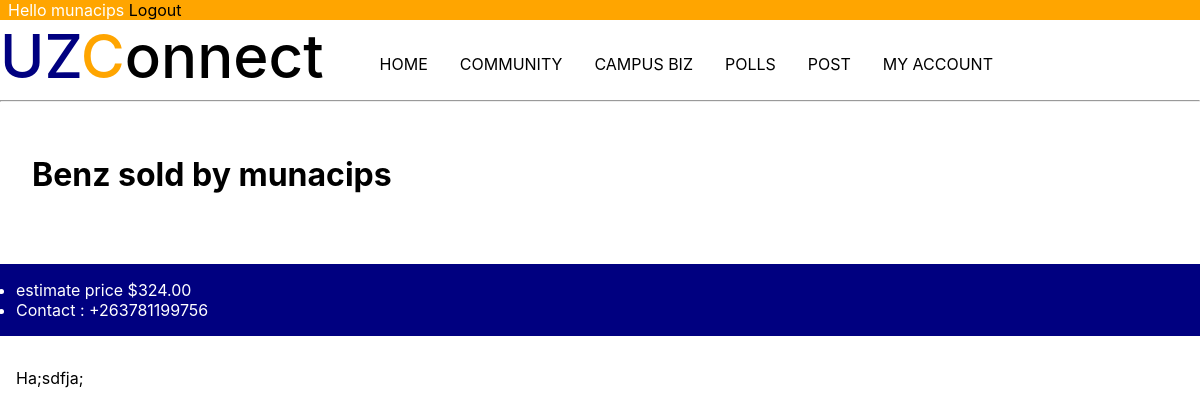
The app's page /biz/gooddetails/1/ (signed in) with its own data.
### biz/models.py (models this page shows)
class Good(models.Model):
    good = models.CharField(max_length=100)
    estimate_prize = models.DecimalField(max_digits=15,decimal_places=2)
    provider = models.ForeignKey(Account,on_delete=models.CASCADE)
    phone_or_whatsapp_number = models.IntegerField()
    description = models.TextField()
    feature_pic = models.ImageField(upload_to='biz/pics/')
    date_added = models.DateTimeField(auto_now_add=True)
    def __str__(self):
        return self.good + " sold by " + self.provider.user.username

### community/models.py (models this page shows, shortened)
class Account(models.Model):
    PROGRAM = [
        ('aa','HVCDAM'),
        ('ab','HDCS'),
        ('ac','HANRE'),
        ('ad','HAI'),
        ('ae','HPPST'),
        ('af','HHPS'),
        ('ag','HCISS'),
        ('ah','HLPNS'),
        ('ai','HLIGC'),
        ('aj','HRSLPE'),
        ('aj','HMDST'),
        ('ak','HSSLM'),
        ('al','HWWMS'),
        ('am','HAEMS'),
        ('an','HCSRL'),
        ('ao','HAEST'),
        ('ap','HAEDMS'),
        ('aq','HFE'),
        ('ar','HWRIE'),
        ('as','HAPPDSE'),
        ('at','HFTRP'),
        ('au','HMMP'),
        ('av','HMMC'),
        ('aw','HLLIE'),
        ('ax','HMCTI'),
        ('ay','HMHT'),
        ('az','HPEHD'),
        ('ba','HRLDS'),
        ('bb','HAHKS'),
        ('bc','HASHD'),
        ('bd','DAH'),
        ('be','HIA'),
        ('bf','BAHEH'),
        ('bg','HHWS'),
        ('bh','HCDA'),
        ('bi','HJMB'),
        ('bj','HCPST'),
        ('bk','HRRDM'),
        ('bl','HPSACCF'),
        ('bm','HFORACC'),
        ('bn','HACCN'),
        ('bo','HFCSDA'),
        ('bp','HFISMGT'),
        ('bq','HARMGT'),
        ('br','HLHM'),
        ('bs','HCAHC'),
        ('bt','HITMI'),
        ('bu','HBED'),
        ('bv','HCM'),
        ('bw','HBMSDA'),
        ('bx','HBMI'),
        ('by','HDBANK'),
        ('bz','HPRM'),
        ('ca','HSCM'),
        ('cb','HECD'),
        ('cc','HBIE'),
        ('ca','HFET'),
        ('cb','HCOE'),
        ('cc','HET'),
        ('cd','HCF'),
        ('ce','HNE'),
        ('cf','HDS'),
        ('cg','HCE'),
        ('ch','HHE'),
        ('ci','HSE'),
        ('cj','HCS'),
        ('ck','HAI'),
        ('cl','HCC'),
        ('cm','HAUD'),
        ('cn','HPM'),
        ('co','HBMLS'),
        ('cp','HPT'),
        ('cq','HOT'),
        ('cr','HOE'),
        ('cs','HNS'),
        ('ct','HEHP'),
        ('cu','HRD'),
        ('cv','HRT'),
        ('cw','BSHO'),
        ('cx','BMS-MBChB'),
        ('cy','BMS-BDS'),
        ('cz','HPST'),
        ('da','HBIOENG'),
        ('db','HMANI'),
        ('dc','HSLT'),
        ('dd','BEDHJE'),
        ('de','HJEVA'),
        ('df','HJELA'),
        ('dg','HJESS'),
        ('dh','HJEMA'),
        ('di','HDMJES'),
        ('dj','HDMES'),
        ('dk','HEDSP'),
        ('dl','BEHSNAT'),
        ('dm','BSHBC'),
        ('dn','BEHCIMP'),
        ('do','BEHLG'),
        ('dp','BEHLL'),
        ('dq','BEHCRE'),
        ('dr','BEHHHED'),
        ('ds','HEMST'),
        ('dt','HMP'),
        ('du','HPAHE'),
        ('dv','HADTE'),
        ('dw','HENCEQS'),
        ('dx','BARCH'),
        ('dy','HCE (eng)'),
        ('dz','HENCEQS (civil)'),
        ('ea','HMIE'),
        ('eb','HMTE'),
        ('ec','HMET'),
        ('ed','HENMECH'),
        ('ee','HENIND'),
        ('ef','HENMTR'),
        ('eg','HENELENG'),
        ('eh','HENPENG'),
        ('ei','AUTO'),
        ('ej','AEROV'),
        ('ek','AEROM'),
        ('el','HGEG'),
        ('em','HGES'),
        ('en','HLAM'),
        ('eo','HSPM'),
        ('ep','HTSD'),
        ('eq','HRE'),
        ('er','LLBS'),
        ('es','LLBSS'),
        ('et','HBCBMB'),
        ('eu','HBCCBT'),
        ('ev','HBCGBE'),
        ('ew','HBCBIM'),
        ('ex','HBCIEM'),
        ('ey','HBCBPBMC'),
        ('ez','BZHSC'),
        ('fa','HFRWE'),
        ('f','HBHC'),
        ('f','HPEC'),
        ('f','HASE'),
        ('f','HFSSC'),
        ('f','HICH'),
        ('f','HPHC'),
        ('f','HGL'),
        ('f','HPCT'),
        ('f','HGISEO'),
        ('f','HGISINT'),
        ('f','MCH'),
        ('f','HASC'),
        ('f','HFM'),
        ('f','HDSC'),
        ('f','HASTS'),
        ('f','HND'),
        ('f','HFST'),
        ('f','HSST'),
        ('f','HMCS'),
        ('f','HIPH'),
        ('f','HMS'),
        ('f','HMPH'),
        ('f','GPM'),
        ('f','POSD'),
        ('f','BSCID'),
        ('ga','BSTACD'),
        ('gb','HISO'),
        ('gc','HUD'),
        ('gd','HCS (crim)'),
        ('ge','BCLL'),
        ('gf','HSSM'),
        ('gg','HPSAD'),
        ('gh','HIOP'),
        ('gi','HCDP'),
        ('gj','HDP'),
        ('gk','HFPC'),
        ('gl','HTSD'),
        ('gm','HSW'),
        ('gn','HVSB'),
        ('go','HVSP'),
        ('gp','HVST'),
        ('gq','BVSc'),
    ]
    user = models.OneToOneField(User,on_delete=models.CASCADE)
    program = models.CharField(max_length=2,choices=PROGRAM)
    display_picture = models.ImageField(upload_to='accounts/display_pictures/',null=True,blank=True)
    editor = models.BooleanField(default=False)
    activated = models.BooleanField(default=False)
    bio = models.TextField(blank=True,null=True,max_length=1000)
    followers = models.ManyToManyField(User,related_name='user_followers',symmetrical=False,blank=True)
    following = models.ManyToManyField(User,related_name='user_following',symmetrical=False,blank=True)

### biz/views.py (the view)
# urls.py: url(r'gooddetails/(?P<id>\d+)/$',views.good,name="good"),
@login_required(login_url='/community/login/')
def good(request,id):
    service = Good.objects.get(id=id)
    pics = GoodPicture.objects.filter(good=service)
    context = {
        'service' : service,
        'pics' : pics
    }
    return render(request,'biz/details.html',context)

### biz/templates/biz/details.html (shortened to what this page needs)
{% extends 'news/layout.html' %}
{% block content %}
    <hr style="color: navy;">
    <h1 style="padding: 1em;">{{service}}</h1>
    <section class="posts">
        <div>
            <div style="background-color: navy;">
                <p>
                    <ul style="padding: 1em; color: white;">
                        <li>estimate price ${{service.estimate_prize}}</li>
                        <li onclick="location.href='https://wa.me/263{{service.phone_or_whatsapp_number}}?text=I\'m%20interested%20in%20your%20service%20{{service}}%20from%20uzconnect'">Contact : +263{{service.phone_or_whatsapp_number}}</li>
                    </ul>
                </p>
            </div>
            <div style="padding: 1em;">
                {{service.description}}
            </div>
        </div>
    </section>
{% endblock %}

### news/templates/news/layout.html (shortened to what this page needs)
<!DOCTYPE html>
<html lang="en">
<head>
    {% load static %}
    <link rel="stylesheet" href="{% static 'css/main.css' %}">
    {% load static %}
    {% load static %}
</head>
<body style="font-family: -apple-system, BlinkMacSystemFont, 'Segoe UI', Roboto, Oxygen, Ubuntu, Cantarell, 'Open Sans', 'Helvetica Neue', sans-serif">
    <div class="username">
        <span>Hello {{request.user}} <a href="/community/logout/">Logout</a></span>
    </div>
    <div class="hero">
        <span class="logo" onclick="location.href='/'"><span style="color: navy;">UZ</span><span style="color: orange;">C</span>onnect</span>
        <div class="desktop">
            <nav class="menu">
                <ul>
                    <li><a href="/">HOME</a></li>
                    <li><a href="/community/">COMMUNITY</a></li>
                    <li><a href="/biz/">CAMPUS BIZ</a></li>
                    <li><a href="/votings/">POLLS</a></li>
                    <li><a href="/biz/post/">POST</a></li>
                    <li><a href="/community/myaccount/">MY ACCOUNT</a></li>
                </ul>
            </nav>
        </div>
    </div>
    <div>
        {% block content %}
        {% endblock %}
    </div>
</body>
</html>

### static/static_files/css/main.css (style rules this page uses)
html,body { margin: 0; padding: 0; }
.hero { display: flex; flex-direction: row; align-items: center; background-color: white; }
.logo { font-size: 60px; font-weight: 500; }
.menu { display: block; }
.menu ul li { float: left; list-style-type: none; padding: 1em; }
a { color: black; text-decoration: none; }
.username { background-color: orange; color: white; }
.username span { padding: 0.5em; }
.posts { overflow-y: auto; }

### records on screen
Good: good+provider "Benz sold by munacips", estimate_prize "324.00", phone_or_whatsapp_number "781199756", description "Ha;sdfja;"

### other values on screen
{{ request.user }} "munacips"
